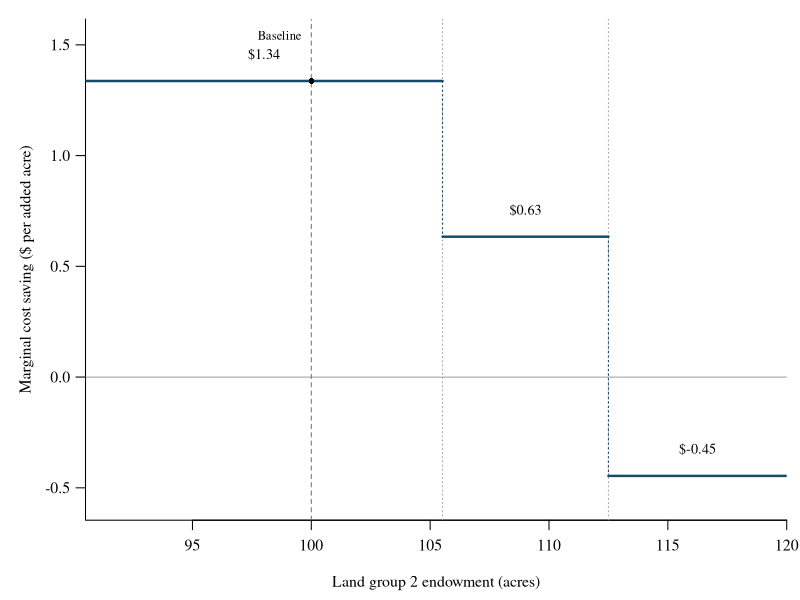
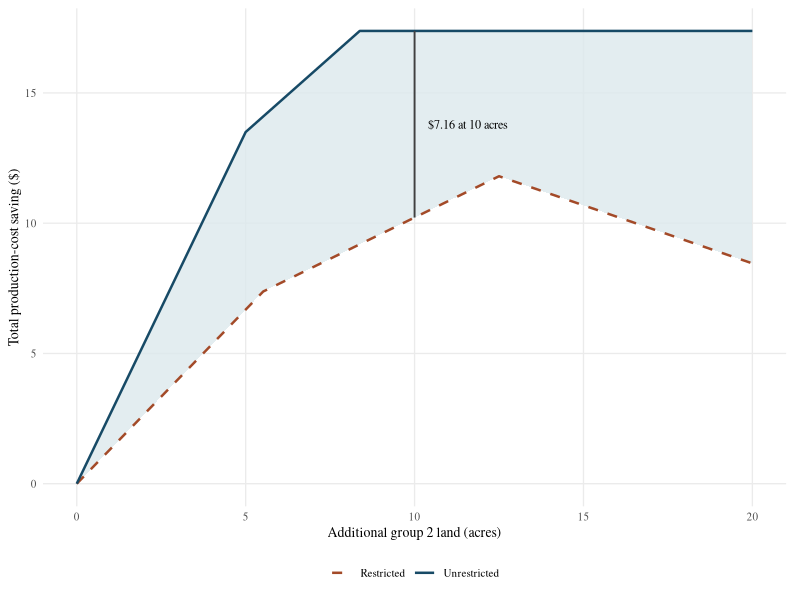
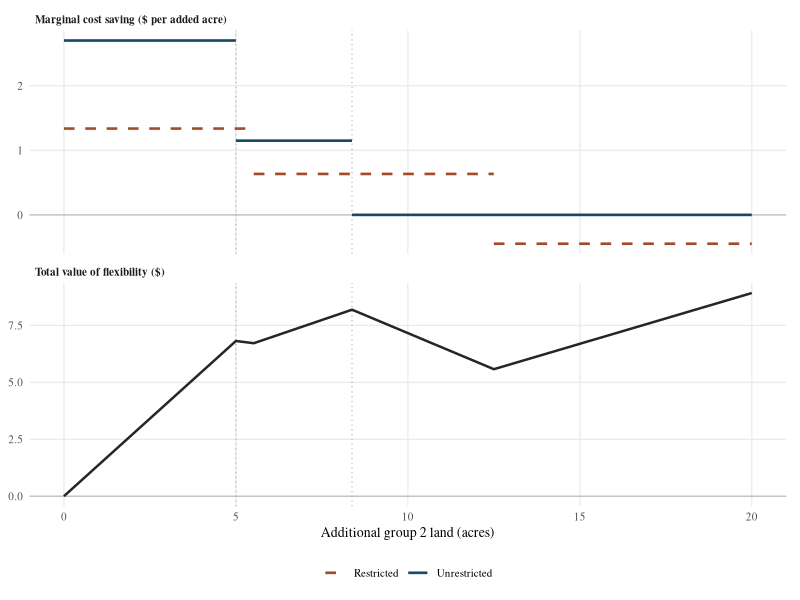

These figures' R source, in order:
## ---- chunk 1
#| label: setup-model
#| include: false
# Requires lpSolve and knitr. All coefficients are from Table 1.
library(lpSolve)

# Columns: C1, W1, P1, C2, W2, P2, C3, W3, P3.
cost <- c(66.40, 96.40, 80.14, 151.20, 93.80, 84.16,
          102.60, 61.50, 75.48)
names(cost) <- c("C1", "W1", "P1", "C2", "W2", "P2",
                 "C3", "W3", "P3")
A <- rbind(
  corn_output    = c(80, 0, 0, 60, 0, 0, 40, 0, 0),
  wheat_output   = c(0, 40, 0, 0, 35, 0, 0, 25, 0),
  pasture_output = c(0, 0, 2.2, 0, 0, 2.0, 0, 0, 1.8),
  land1          = c(1, 1, 1, 0, 0, 0, 0, 0, 0),
  corn1          = c(1, 0, 0, 0, 0, 0, 0, 0, 0),
  wheat1         = c(0, 1, 0, 0, 0, 0, 0, 0, 0),
  pasture1       = c(0, 0, 1, 0, 0, 0, 0, 0, 0),
  land2          = c(0, 0, 0, 1, 1, 1, 0, 0, 0),
  corn2          = c(0, 0, 0, 1, 0, 0, 0, 0, 0),
  wheat2         = c(0, 0, 0, 0, 1, 0, 0, 0, 0),
  pasture2       = c(0, 0, 0, 0, 0, 1, 0, 0, 0),
  land3          = c(0, 0, 0, 0, 0, 0, 1, 1, 1),
  corn3          = c(0, 0, 0, 0, 0, 0, 1, 0, 0),
  wheat3         = c(0, 0, 0, 0, 0, 0, 0, 1, 0),
  pasture3       = c(0, 0, 0, 0, 0, 0, 0, 0, 1)
)
directions <- c(rep("=", 3), rep(c("<=", "<=", "<=", ">="), 3))
package_rows <- match(c("land2", "corn2", "wheat2", "pasture2"),
                      rownames(A))
package_weights <- c(1, 0.4, 0.3, 0.3)

solve_land <- function(L = 100) {
  rhs <- c(7500, 2500, 170, 100, 60, 20, 20,
           L, 0.4 * L, 0.3 * L, 0.3 * L, 100, 20, 30, 30)
  fit <- lp("min", cost, A, directions, rhs, compute.sens = TRUE)
  if (fit$status != 0) stop("No optimal solution at L = ", L)

  # Audit the original constraints and reconstruct the objective.
  residual <- drop(A %*% fit$solution) - rhs
  stopifnot(all(fit$solution >= -1e-7),
            all(abs(residual[directions == "="]) < 1e-6),
            all(residual[directions == "<="] < 1e-6),
            all(residual[directions == ">="] > -1e-6),
            abs(sum(cost * fit$solution) - fit$objval) < 1e-6)
  list(cost = fit$objval, acres = fit$solution,
       dual = fit$duals[seq_len(nrow(A))],
       mv = -sum(fit$duals[package_rows] * package_weights))
}

baseline <- solve_land(100)
epsilon <- 0.001
finite_difference <- (baseline$cost - solve_land(100 + epsilon)$cost) /
  epsilon
stopifnot(abs(finite_difference - baseline$mv) < 1e-5)

# Compute the curve over a feasible interval, including its negative portion.
land_grid <- seq(90.5, 120, by = 0.025)
grid_fits <- lapply(land_grid, solve_land)
grid_mv <- vapply(grid_fits, function(s) s$mv, numeric(1))

# Within each LP regime, C*(L) = intercept - MV * L.
# Locate the corners by intersecting adjacent cost segments, then verify
# that the resulting piecewise-linear function matches every grid solution.
regime_starts <- c(1L, which(abs(diff(grid_mv)) > 1e-6) + 1L)
regime_mv <- grid_mv[regime_starts]
intercepts <- vapply(grid_fits[regime_starts], function(s) s$cost,
                     numeric(1)) + regime_mv * land_grid[regime_starts]
breaks <- diff(intercepts) / diff(regime_mv)
edges <- c(min(land_grid), breaks, max(land_grid))
segment_id <- pmin(findInterval(land_grid, edges), length(regime_mv))
predicted_cost <- intercepts[segment_id] -
  regime_mv[segment_id] * land_grid
actual_cost <- vapply(grid_fits, function(s) s$cost, numeric(1))
stopifnot(all(diff(edges) > 0),
          max(abs(predicted_cost - actual_cost)) < 1e-5)

# Check dual-based slopes against local re-solves inside each regime.
for (L in (head(edges, -1) + tail(edges, -1)) / 2) {
  s <- solve_land(L)
  fd <- (s$cost - solve_land(L + epsilon)$cost) / epsilon
  stopifnot(abs(fd - s$mv) < 1e-5)
}

money <- function(x) formatC(x, format = "f", digits = 2, big.mark = ",")
## ---- chunk 2
#| label: baseline-allocation
allocation <- matrix(baseline$acres, nrow = 3, byrow = TRUE)
knitr::kable(
  data.frame(`Land group` = 1:3, Corn = allocation[, 1],
             Wheat = allocation[, 2], Pasture = allocation[, 3],
             `Total used` = rowSums(allocation), check.names = FALSE),
  format = "latex", digits = 2, booktabs = TRUE, row.names = FALSE
)
## ---- chunk 3
#| label: fig-derived-demand
#| fig-cap: "Derived marginal value of the land group 2 package, computed from Table 1. All four land group 2 bounds change together. The dashed line marks the 100-acre baseline; dotted lines mark changes in marginal value. The negative segment reflects the rising pasture minimum."
#| fig-width: 6.2
#| fig-height: 3.8
#| out-width: "100%"
#| fig-align: center
#| fig-pos: H
#| dev: pdf
par(mar = c(4.2, 4.5, 1.0, 0.7), mgp = c(2.7, 0.8, 0),
    family = "serif", las = 1, cex = 0.95)
plot(range(edges), range(c(regime_mv, 0)) + c(-0.20, 0.28),
     type = "n", xlab = "Land group 2 endowment (acres)",
     ylab = "Marginal cost saving ($ per added acre)",
     xaxs = "i", yaxs = "i", bty = "l")
abline(h = 0, col = "gray55", lwd = 0.8)
abline(v = 100, lty = 2, col = "gray45")
abline(v = breaks, lty = 3, col = "gray65")
segments(head(edges, -1), regime_mv, tail(edges, -1), regime_mv,
         lwd = 2.4, col = "#174A66")
segments(breaks, head(regime_mv, -1), breaks, tail(regime_mv, -1),
         lwd = 1.1, lty = 3, col = "#174A66")
text((head(edges, -1) + tail(edges, -1)) / 2,
     regime_mv + 0.12, labels = sprintf("$%.2f", regime_mv), cex = 0.9)
points(100, baseline$mv, pch = 16, cex = 0.8)
text(100, par("usr")[4] - 0.08, "Baseline", pos = 2, cex = 0.8)
## ---- chunk 4
#| label: lab-calculations
#| include: false
library(ggplot2)

solve_expansion <- function(t, restricted = FALSE) {
  stopifnot(length(t) == 1L, is.finite(t), t >= 0)
  new_columns <- matrix(0, nrow(A), 3)
  new_columns[1:3, ] <- diag(c(60, 35, 2))
  lab_A <- rbind(cbind(A, new_columns), c(rep(0, 9), 1, 1, 1))
  lab_dir <- c(directions, "<=")
  lab_rhs <- c(7500, 2500, 170, 100, 60, 20, 20,
               100, 40, 30, 30, 100, 20, 30, 30, t)
  rhs_change <- 1
  if (restricted) {
    lab_A <- rbind(lab_A, cbind(matrix(0, 3, 9), diag(3)))
    lab_dir <- c(lab_dir, "<=", "<=", ">=")
    lab_rhs <- c(lab_rhs, 0.4 * t, 0.3 * t, 0.3 * t)
    rhs_change <- c(1, 0.4, 0.3, 0.3)
  }
  lab_cost <- c(cost, cost[4:6])
  fit <- lp("min", lab_cost, lab_A, lab_dir, lab_rhs,
            compute.sens = TRUE)
  if (fit$status != 0) stop("Expansion problem not optimal at t = ", t)
  residual <- drop(lab_A %*% fit$solution) - lab_rhs
  stopifnot(all(fit$solution >= -1e-7),
            all(abs(residual[lab_dir == "="]) < 1e-6),
            all(residual[lab_dir == "<="] < 1e-6),
            all(residual[lab_dir == ">="] > -1e-6),
            abs(sum(lab_cost * fit$solution) - fit$objval) < 1e-6)
  list(cost = fit$objval, acres = fit$solution,
       mv = -sum(fit$duals[16:nrow(lab_A)] * rhs_change))
}

# Sample inside intervals so t=0 and known corners do not select ambiguous
# endpoint duals. Intersect adjacent linear cost segments for exact corners.
lab_grid <- seq(0, 20, by = 0.025)
lab_midpoints <- (head(lab_grid, -1) + tail(lab_grid, -1)) / 2
get_lab_regimes <- function(restricted) {
  fits <- lapply(lab_midpoints, solve_expansion, restricted = restricted)
  mv <- vapply(fits, function(s) s$mv, numeric(1))
  mv[abs(mv) < 1e-7] <- 0
  starts <- c(1L, which(abs(diff(mv)) > 1e-6) + 1L)
  slopes <- mv[starts]
  intercept <- vapply(fits[starts], function(s) s$cost, numeric(1)) +
    slopes * lab_midpoints[starts]
  corners <- diff(intercept) / diff(slopes)
  bounds <- c(0, corners, 20)
  stopifnot(all(diff(bounds) > 0))
  segments <- data.frame(t_start = head(bounds, -1),
                         t_end = tail(bounds, -1), mv = slopes,
                         intercept = intercept)
  for (j in seq_len(nrow(segments))) {
    t <- mean(c(segments$t_start[j], segments$t_end[j]))
    fd <- (solve_expansion(t, restricted)$cost -
           solve_expansion(t + epsilon, restricted)$cost) / epsilon
    stopifnot(abs(fd - segments$mv[j]) < 1e-5)
  }
  segments
}
restricted_regimes <- get_lab_regimes(TRUE)
unrestricted_regimes <- get_lab_regimes(FALSE)
regime_cost <- function(t, segments) {
  i <- pmin(findInterval(t, segments$t_start), nrow(segments))
  segments$intercept[i] - segments$mv[i] * t
}

# Independently verify the piecewise curves against grid solutions, confirm
# feasible-set dominance, and reproduce the paper's aggregate formulation.
for (t in lab_grid) {
  r <- solve_expansion(t, TRUE)
  u <- solve_expansion(t, FALSE)
  stopifnot(abs(r$cost - regime_cost(t, restricted_regimes)) < 1e-5,
            abs(u$cost - regime_cost(t, unrestricted_regimes)) < 1e-5,
            abs(r$cost - solve_land(100 + t)$cost) < 1e-5,
            u$cost <= r$cost + 1e-6)
}
stopifnot(abs(solve_expansion(0, TRUE)$cost - baseline$cost) < 1e-6,
          abs(solve_expansion(0, FALSE)$cost - baseline$cost) < 1e-6)

example_t <- c(0, 1, 5, 10, 12.5, 20)
examples <- data.frame(t = example_t,
                      restricted = regime_cost(example_t, restricted_regimes),
                      unrestricted = regime_cost(example_t, unrestricted_regimes))
examples$value <- examples$restricted - examples$unrestricted
examples$value[abs(examples$value) < 1e-7] <- 0
ten <- examples[examples$t == 10, ]
initial_R <- restricted_regimes$mv[1]
initial_U <- unrestricted_regimes$mv[1]
initial_gap <- initial_U - initial_R
unrestricted_plateau <- tail(unrestricted_regimes$t_start, 1)

# Plot only actual segment endpoints; lines therefore retain the LP corners.
plot_t <- sort(unique(c(restricted_regimes$t_start,
                        unrestricted_regimes$t_start, 20)))
plot_R <- baseline$cost - regime_cost(plot_t, restricted_regimes)
plot_U <- baseline$cost - regime_cost(plot_t, unrestricted_regimes)
benefit_data <- rbind(
  data.frame(t = plot_t, benefit = plot_R, scenario = "Restricted"),
  data.frame(t = plot_t, benefit = plot_U, scenario = "Unrestricted")
)
value_data <- data.frame(t = plot_t, value = plot_U - plot_R)
benefit_band <- data.frame(t = plot_t, lower = plot_R, upper = plot_U)
scenario_colors <- c(Restricted = "#A34A28", Unrestricted = "#174A66")
scenario_lines <- c(Restricted = "dashed", Unrestricted = "solid")
lab_theme <- theme_minimal(base_size = 10, base_family = "serif") +
  theme(panel.grid.minor = element_blank(), legend.position = "bottom",
        legend.title = element_blank(), plot.margin = margin(6, 10, 6, 6),
        strip.text = element_text(face = "bold", hjust = 0))

# The area between marginal curves equals the directly calculated V(t).
interval_mid <- (head(plot_t, -1) + tail(plot_t, -1)) / 2
get_mv <- function(t, segments) {
  segments$mv[pmin(findInterval(t, segments$t_start), nrow(segments))]
}
interval_R <- get_mv(interval_mid, restricted_regimes)
interval_U <- get_mv(interval_mid, unrestricted_regimes)
integrated_value <- c(0, cumsum((interval_U - interval_R) * diff(plot_t)))
stopifnot(max(abs(integrated_value - value_data$value)) < 1e-5)
## ---- chunk 5
#| label: lab-value-table
knitr::kable(
  data.frame(
    `Added acres` = sprintf("%g", examples$t),
    `Restricted cost` = money(examples$restricted),
    `Unrestricted cost` = money(examples$unrestricted),
    `Flexibility value` = money(examples$value),
    `Value per acre` = ifelse(examples$t == 0, "--",
                             money(examples$value / examples$t)),
    check.names = FALSE
  ), format = "latex", booktabs = TRUE, row.names = FALSE,
  align = c("r", "r", "r", "r", "r")
)
## ---- chunk 6
#| label: fig-lab-development-benefits
#| fig-cap: "Production-cost savings from adding group 2 land. The vertical gap, shaded between the curves, is the total value of removing restrictions at a given project size. The baseline is the same in both scenarios."
#| fig-width: 6.2
#| fig-height: 3.6
#| out-width: "100%"
#| fig-align: center
#| fig-pos: H
#| dev: pdf
ggplot(benefit_data, aes(t, benefit, color = scenario, linetype = scenario)) +
  geom_ribbon(data = benefit_band,
              aes(x = t, ymin = lower, ymax = upper),
              inherit.aes = FALSE, fill = "#DCE8EC", alpha = 0.8) +
  geom_line(linewidth = 0.85) +
  annotate("segment", x = 10, xend = 10,
           y = baseline$cost - ten$restricted,
           yend = baseline$cost - ten$unrestricted,
           linewidth = 0.65, color = "gray25") +
  annotate("text", x = 10.4,
           y = baseline$cost - (ten$restricted + ten$unrestricted) / 2,
           label = paste0("$", money(ten$value), " at 10 acres"),
           hjust = 0, size = 3.1, family = "serif") +
  scale_color_manual(values = scenario_colors) +
  scale_linetype_manual(values = scenario_lines) +
  scale_x_continuous(breaks = seq(0, 20, 5)) +
  labs(x = "Additional group 2 land (acres)",
       y = "Total production-cost saving ($)") + lab_theme
## ---- chunk 7
#| label: fig-lab-marginal-and-total-flexibility
#| fig-cap: "Upper panel: marginal values of added acreage. Lower panel: total value of removing its restrictions. Total flexibility value rises where the unrestricted marginal value is higher and falls where it is lower. Dotted guides mark unrestricted breakpoints; total flexibility value remains nonnegative."
#| fig-width: 6.2
#| fig-height: 4.8
#| out-width: "100%"
#| fig-align: center
#| fig-pos: H
#| dev: pdf
marginal_data <- rbind(
  transform(restricted_regimes, scenario = "Restricted"),
  transform(unrestricted_regimes, scenario = "Unrestricted")
)
panel_levels <- c("Marginal cost saving ($ per added acre)",
                  "Total value of flexibility ($)")
marginal_data$panel <- factor(panel_levels[1], levels = panel_levels)
value_data$panel <- factor(panel_levels[2], levels = panel_levels)
ggplot() +
  geom_hline(yintercept = 0, color = "gray65", linewidth = 0.3) +
  geom_vline(xintercept = unrestricted_regimes$t_start[-1],
             color = "gray70", linetype = "dotted", linewidth = 0.4) +
  geom_segment(data = marginal_data,
               aes(x = t_start, xend = t_end, y = mv, yend = mv,
                   color = scenario, linetype = scenario), linewidth = 0.9) +
  geom_line(data = value_data, aes(t, value),
            color = "gray15", linewidth = 0.85) +
  facet_wrap(~panel, ncol = 1, scales = "free_y") +
  scale_color_manual(values = scenario_colors) +
  scale_linetype_manual(values = scenario_lines) +
  scale_x_continuous(breaks = seq(0, 20, 5)) +
  labs(x = "Additional group 2 land (acres)", y = NULL) + lab_theme
